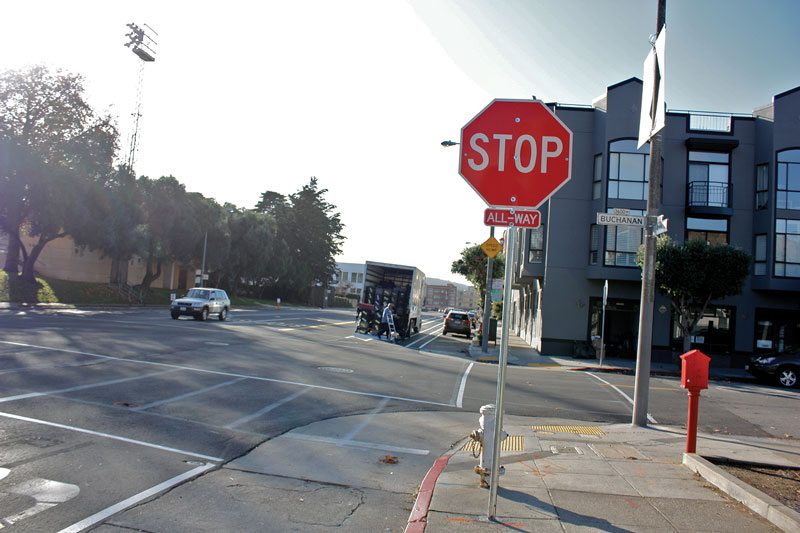
#> input picture data/stop-2.jpg, 800 x 533 px
$ python edge_detect.py --img_path ../data/stop-2.jpg
#> lines starting #> are read from the running program, lines starting #| are printed output that depends on the picture
### src/utils.py
import cv2
import matplotlib.pylab as plt
import numpy as np


def open_img(img_path, mode='rgb'):
	# h, w, c :: bgr->rgb
#> called with img_path = '../data/stop-2.jpg', mode = 'gray'
	if mode == 'gray':
		img = cv2.imread(img_path, cv2.IMREAD_GRAYSCALE)
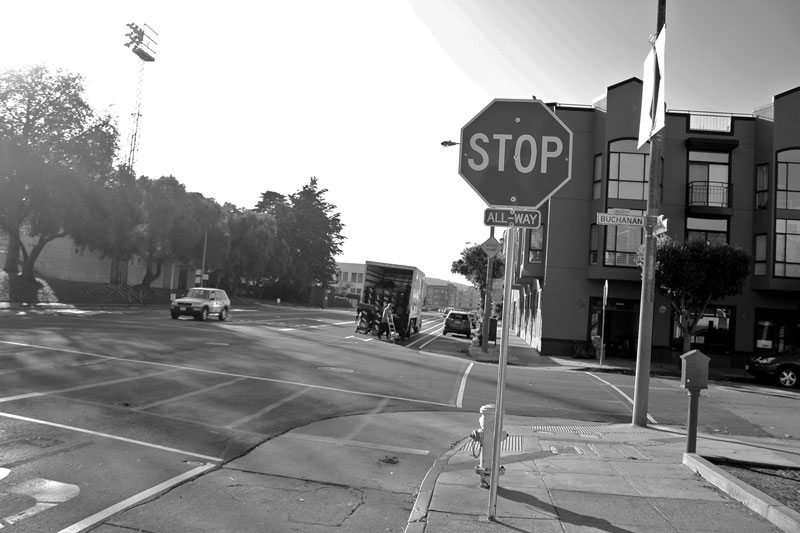
#> img: shape (533, 800); min 0, max 255, mean 140.1
		img = np.expand_dims(img, axis=2)
	else:  # mode == 'rgb'
		img = cv2.cvtColor(cv2.imread(img_path), cv2.COLOR_BGR2RGB)

	return img


# [58 lines left out: functions show_img, show_kernel, show_side_by_side, show_channel, not called in this run]

### src/kernels.py
import matplotlib.pylab as plt
import numpy as np


def gaussian_kernel(sigma=1, size=3):
	# range [-k, k] from size
	k = size // 2
#> (the run stopped early here; a loop or call above may not have finished)

$ run again, on data/stop-4.jpg
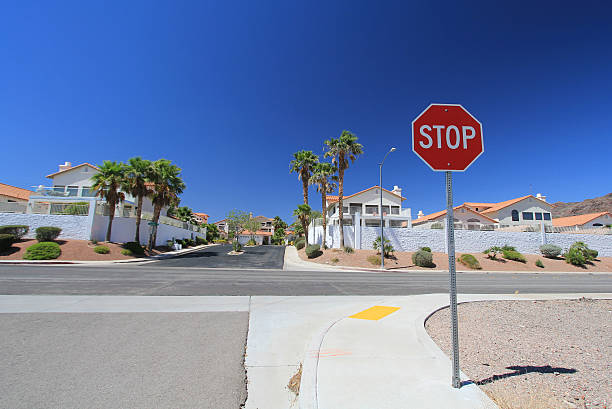
#> input picture data/stop-4.jpg, 612 x 409 px
#> in open_img, `img = cv2.imread(img_path, cv2.IMREAD_GRAYSCALE)`:
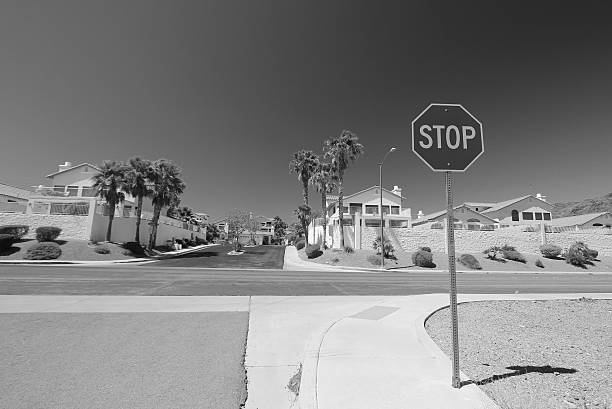
#> img: shape (409, 612); min 0, max 255, mean 129

$ run again, on data/stop-5.jpg
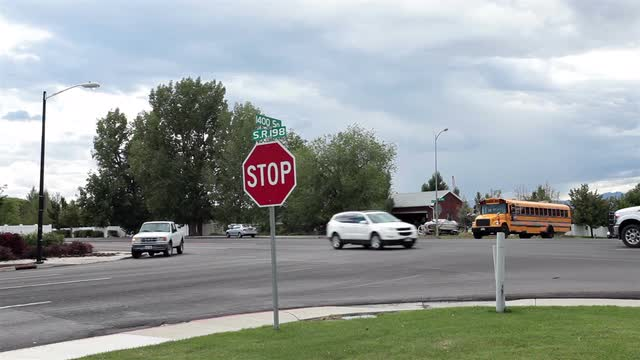
#> input picture data/stop-5.jpg, 640 x 360 px
#> in open_img, `img = cv2.imread(img_path, cv2.IMREAD_GRAYSCALE)`:
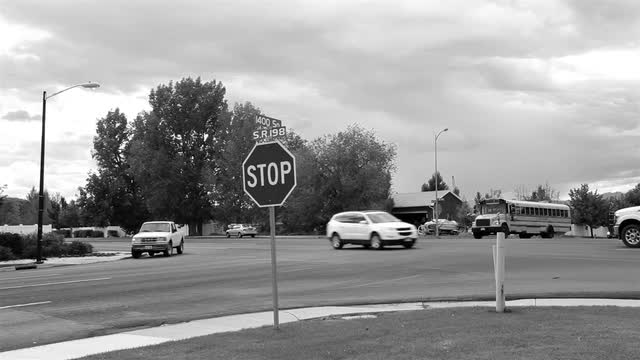
#> img: shape (360, 640); min 0, max 255, mean 153.3

$ run again, on data/stop-far-1.jpg
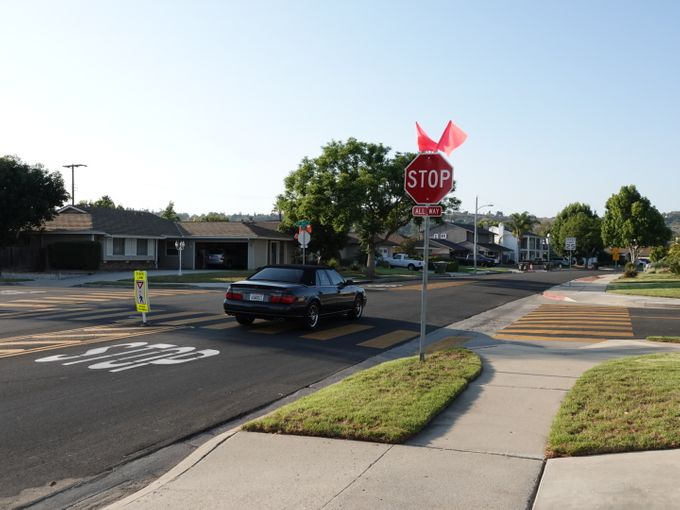
#> input picture data/stop-far-1.jpg, 680 x 510 px
#> in open_img, `img = cv2.imread(img_path, cv2.IMREAD_GRAYSCALE)`:
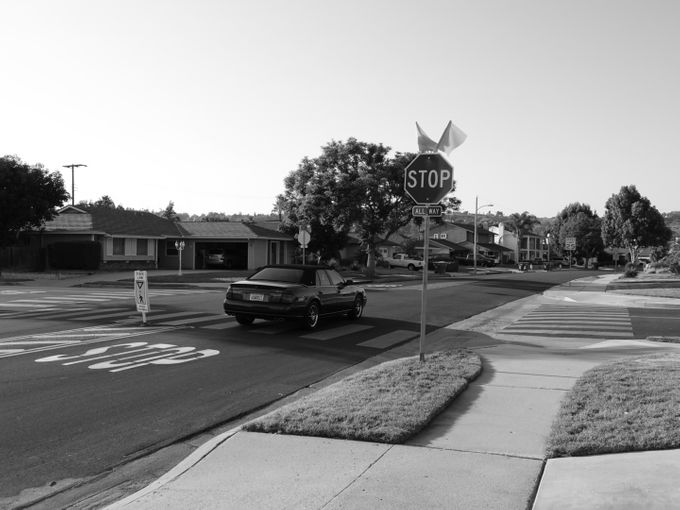
#> img: shape (510, 680); min 0, max 255, mean 149.9
